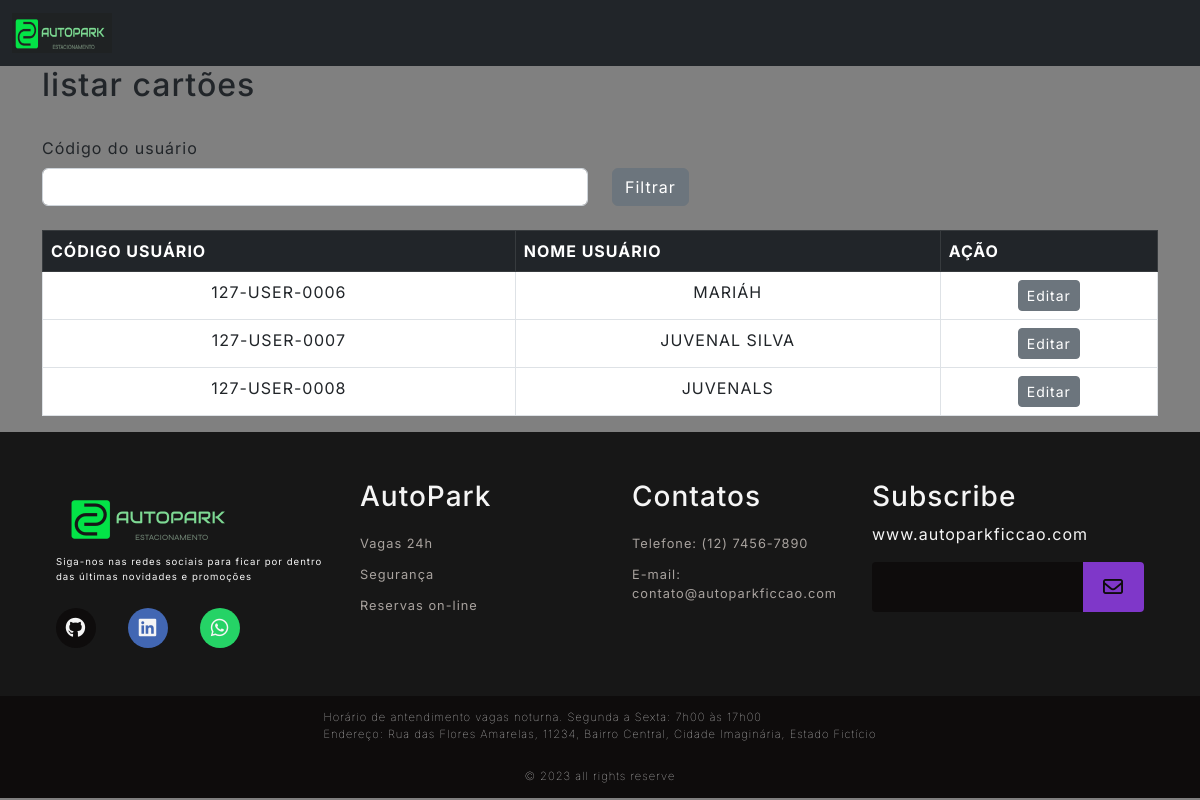
The page /cadCartao/ListCartao on the database as committed earlier.
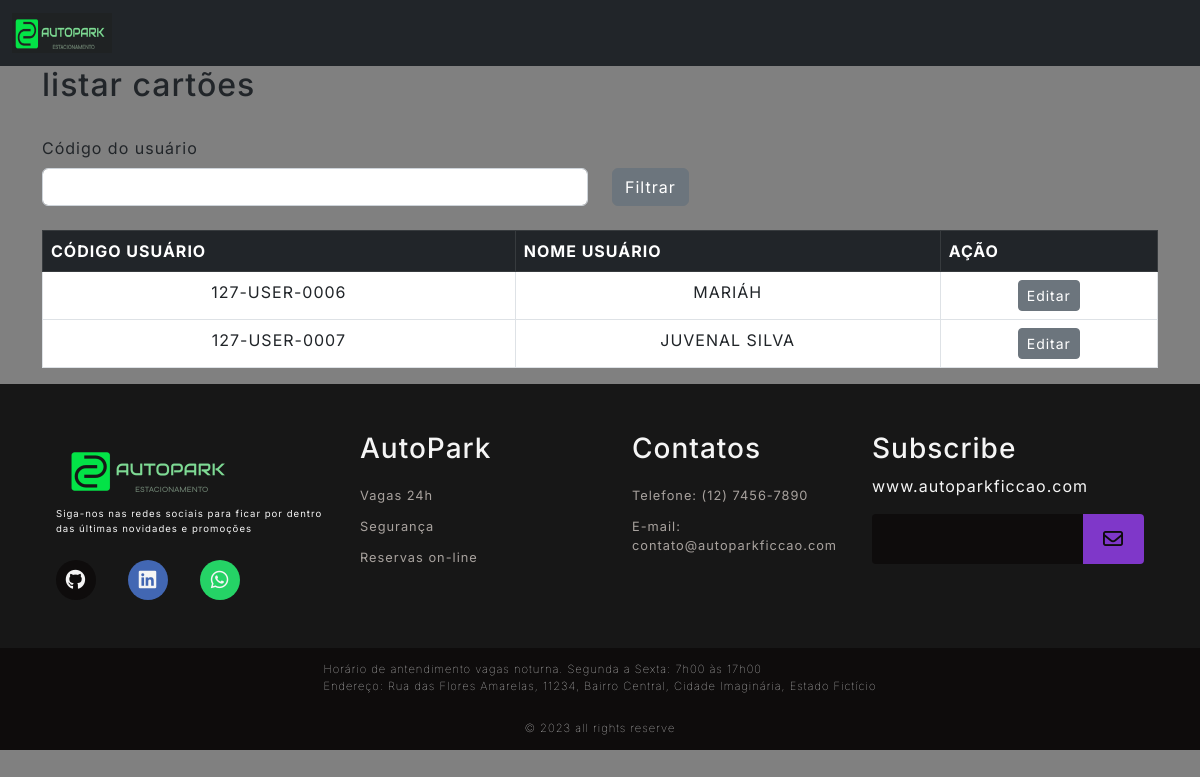
The same page on the database as committed later.
### Src/Model/BancoDados.py (models this page shows, shortened)
class Usuarios(UserMixin,db.Model):
  __tablename__= "Usuarios"
  id = db.Column(db.Integer, primary_key=True, autoincrement=True)
  cpf = db.Column(db.Integer, unique=True)
  codUser = db.Column(db.Integer, unique=True)
  nome = db.Column(db.String(150))
  endereco = db.Column(db.String(150))
  contato = db.Column(db.String(150))
  email = db.Column(db.String(150))
  senha = db.Column(db.String(150))
  status = db.Column(db.String(3))

### Src/View/CartoesRFID.py (the view)
@bp_cadCartoes.route('/ListCartao', methods=['GET'])
def ListCartao():
    usuarios = CartoesController.ListCartoes()
    return render_template('listaUsuariosSemcartao.html',usuarios=usuarios)

### Src/Controller/Cartoes.py (called while the page is built)
  def ListCartoes():
    usuarios_sem_cartao_rfid = db.session.query(Usuarios).outerjoin(CartaoRFID, Usuarios.id == CartaoRFID.id).\
        filter(CartaoRFID.idCard == None).all()
    return usuarios_sem_cartao_rfid

### Templates/listaUsuariosSemcartao.html (shortened to what this page needs)
{% extends 'base.html' %}
{% block conteudo %}
<h2>listar cartões</h2>
<br>
<div class="row">
  <label class="form-label" for="form3Example4">Código do usuário</label>
  <fieldset class="form-group col-md-6">
      <form action="{{url_for('router.cadCartao.FiltrarUser')}}" method="GET">
          <input type="text" class="form-control" name="codUser" >
  </fieldset>
  <fieldset class="form-group col-md-4">
      <button type="submit" class="btn btn-secondary">Filtrar</button>
  </fieldset>
</div>
<br>
<div class="bg-white ">
  <table class="table table-bordered table-hover">
    <thead class="table-dark">
      <tr>
        <th scope="col">CÓDIGO USUÁRIO</th>
        <th scope="col">NOME USUÁRIO</th>
        <th scope="col">AÇÃO</th>
      </tr>
    </thead>
    <tbody>
      {% for usuarios in usuarios %}
      <tr>
        <td style="text-align: center;" >{{usuarios.codUser}}</td>
        <td style="text-align: center;">{{ usuarios.nome }}</td>
        <td style="text-align: center;">
          <a href="/cadCartao/atualizarCartao/{{usuarios.codUser}}/{{usuarios.id}}" class="btn btn-secondary btn-sm">Editar</a>
        </td>
      </tr>
      {% endfor %}
    </tbody>
  </table>
</div>
{% endblock conteudo %}

Rows that differ between the two databases and show on the page:
removed Usuarios: codUser "127-USER-0008", nome "JUVENALS"
